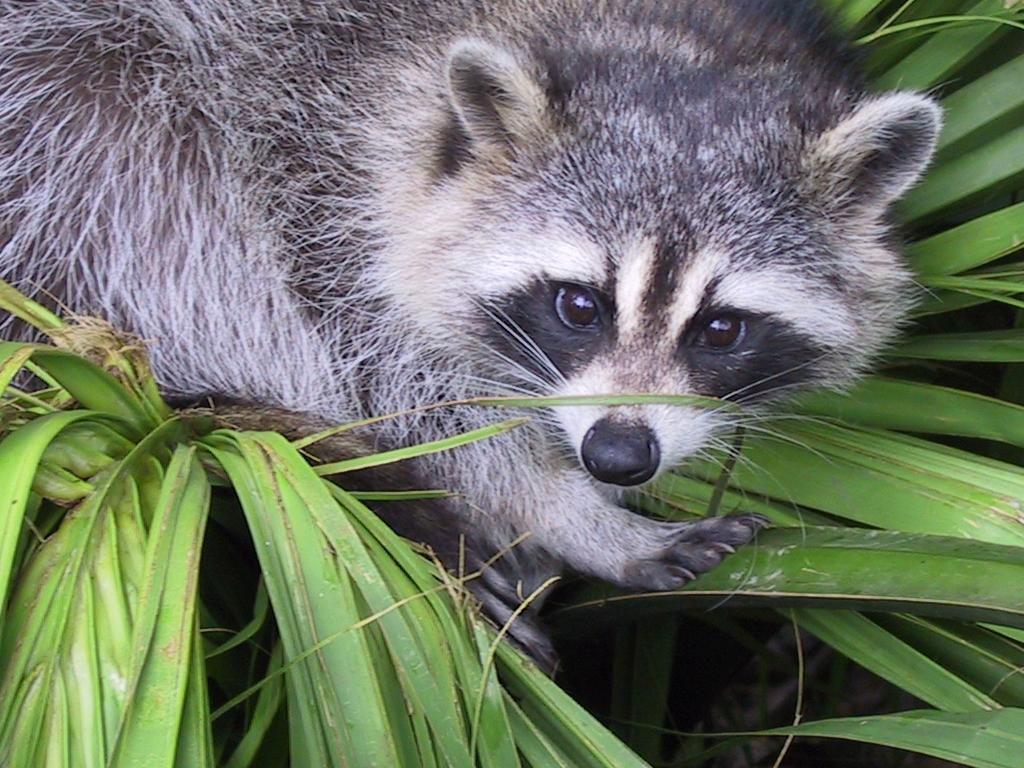
#> input picture 1-array/ex04/animal.jpeg, 1024 x 768 px
$ python rotate.py
#> lines starting #> are read from the running program, lines starting #| are printed output that depends on the picture
### 1-array/ex04/load_image.py
from PIL import Image, UnidentifiedImageError
import numpy as np


def ft_load(path: str) -> np.ndarray:
    """
    Load an image, print its shape and pixels,
    and return it as NumPy array

    Args:
        path (str):
            path to image file

    Returns:
        np.ndarray:
            image converted into NumPy array

    Notes:
        Prints error message and returns empty array if loading fails
    """
#> called with path = 'animal.jpeg'

    if not isinstance(path, str):
        print("TypeError: path must be a string")
        return np.array([])

    if not path.lower().endswith((".jpg", ".jpeg")):
        print("ValueError: Only JPG and JPEG formats are supported")
        return np.array([])

    try:
        with Image.open(path) as image:
#> image is the input picture: PIL image 1024x768 RGB; mean R, G, B 110.7, 117.7, 102.1
            img_array = np.array(image)
            return img_array
    except FileNotFoundError:
        print(f"File not found: {path}")
        return np.array([])
    except UnidentifiedImageError:
        print(f"Cannot open image: {path}")
        return np.array([])
    except Exception as e:
        print(f"{type(e).__name__}: {e}")
        return np.array([])

### 1-array/ex04/rotate.py
import numpy as np
from load_image import ft_load
import matplotlib.pyplot as plt


def ft_zoom(
    img_array: np.ndarray,
    area: tuple[int, int, int, int]
) -> np.ndarray:
    """
    Zoom into an image array using the provided crop area.

    Args:
        img_array (np.ndarray):
            image represented as a NumPy array
        area (tuple[int, int, int, int]):
            crop area formatted as (y_start, y_end, x_start, x_end)

    Returns:
        np.ndarray:
            Cropped image array

    Notes:
        Prints error message and returns empty array if validation fails
    """
#> called with area = (100, 400, 500, 800)

    if not isinstance(img_array, np.ndarray):
        print("TypeError: img_array must be a NumPy array")
        return np.array([])
    if img_array.ndim != 3 or img_array.shape[2] != 3:
        print("ValueError: image must have 3 RGB channels")
        return np.array([])
    if not isinstance(area, tuple):
        print("TypeError: area must be a tuple")
        return np.array([])
    if len(area) != 4:
        print("ValueError: area must contain 4 integers")
        return np.array([])
    if not all(isinstance(value, int) for value in area):
        print("TypeError: area values must be integers")
        return np.array([])

    y1, y2, x1, x2 = area

    if y2 <= y1 or x2 <= x1:
        print("ValueError: invalid crop boundaries")
        return np.array([])

    height, width = img_array.shape[:2]
#> height = 768; width = 1024

    if (y1 < 0 or x1 < 0 or y2 > height or x2 > width):
        print("ValueError: crop area exceeds image dimensions")
        return np.array([])

    zoomed = img_array[y1:y2, x1:x2]
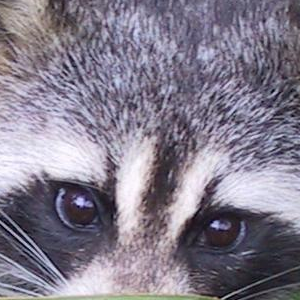
#> zoomed: shape (300, 300, 3); mean R, G, B 131.2, 124.4, 140.2
    gray = np.mean(zoomed, axis=2, keepdims=True).astype(np.uint8)
#| The shape of image is: (300, 300, 1)
#> (printed output is left out)

    return gray


def ft_transpose(
    img_array: np.ndarray,
) -> np.ndarray:
    """
    Rotate image array

    Args:
        img_array (np.ndarray):
            image represented as a NumPy array

    Returns:
        np.ndarray:
            Transposed image array

    Notes:
        Prints error message and returns empty array if validation fails
    """

    if not isinstance(img_array, np.ndarray):
        print("TypeError: img_array must be a NumPy array")
        return np.array([])
    if img_array.ndim != 3 or img_array.shape[2] != 1:
        print("ValueError: image must have shape (H, W, 1)")
        return np.array([])
    height, width = img_array.shape[:2]
#> height = 300; width = 300
    transposed = np.zeros((width, height), dtype=np.uint8)
    for x in range(width):
        for y in range(height):
            transposed[x, y] = img_array[y, x, 0]
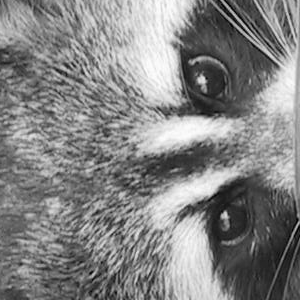
#> transposed: shape (300, 300); min 0, max 254, mean 131.6

    return transposed


def main():
    """
    Load image, rotate it, and display the result
    """

    animal = ft_load("animal.jpeg")
    if animal.size == 0:
        return

    zoomed = ft_zoom(animal, (100, 400, 500, 800))
    if zoomed.size == 0:
        return
    print(f"The shape of image is: {zoomed.shape}")
    print(zoomed)

    transposed = ft_transpose(zoomed)
    if transposed.size == 0:
        return

    print(f"New shape after Transpose: {transposed.shape}")
#| New shape after Transpose: (300, 300)
    print(transposed)
#> (printed output is left out)

    plt.imshow(transposed.squeeze(), cmap="gray")
    plt.show()


if __name__ == "__main__":
    main()
